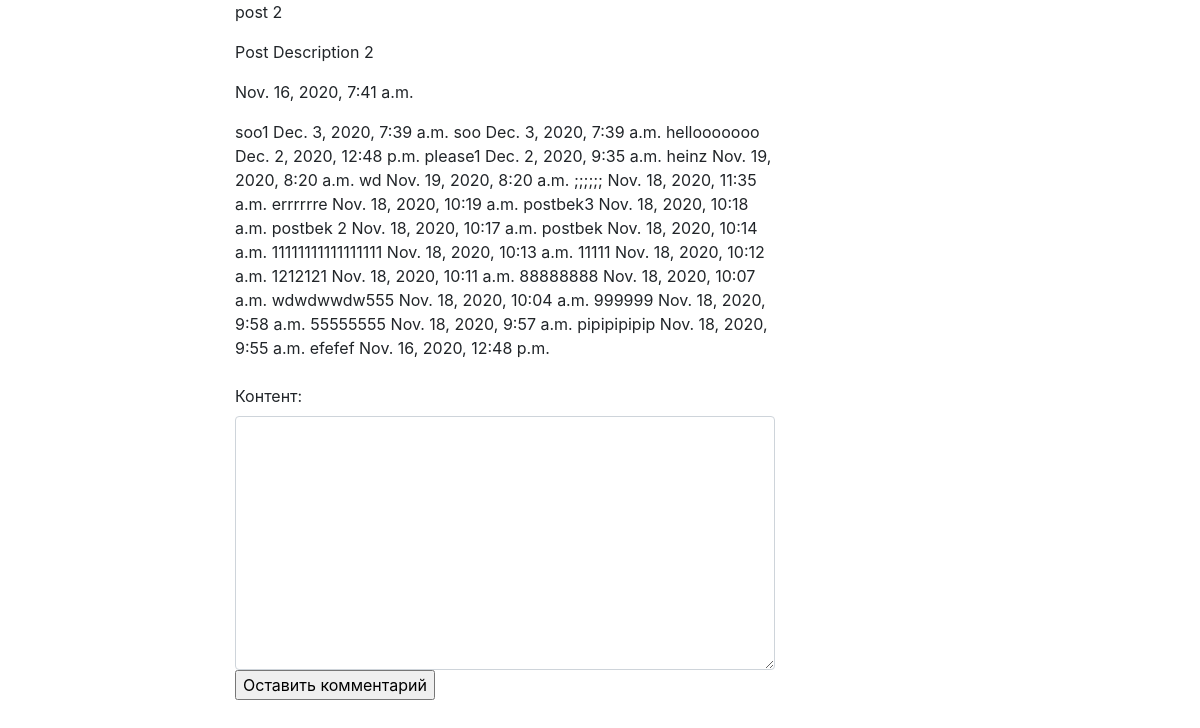
Screenshot of /posts/post-2/ with the database file from the repository.
### posts/models.py (models this page shows, shortened)
class Post(models.Model):
    author = models.ForeignKey(
        User,
        on_delete=models.CASCADE,
        related_name="post_set",
        null=True
    )
    title = models.CharField(max_length=150,
                            verbose_name='Название поста')
    slug = models.SlugField(max_length=150,
                            verbose_name='Слаг поста',
                            blank=True)
    body = models.TextField(blank=True,
                            verbose_name='Описание поста')
    date_pub = models.DateTimeField(auto_now_add=True,
                                    verbose_name='Время создания поста')
    favorite = models.ManyToManyField(
        User,
        related_name="favorite_set",
        blank=True,
        null=True
    )

### comments/models.py (models this page shows, shortened)
class Comment(models.Model):
    user = models.ForeignKey(
        User,
        on_delete=models.CASCADE,
        related_name='user_post',
        verbose_name='Пользователь'
    )
    content = models.TextField(verbose_name='Контент')
    timestamp = models.DateTimeField(auto_now_add=True,
                                    verbose_name='Время создания')
    post = models.ForeignKey(Post, on_delete=models.CASCADE,
                                    related_name='comments',
                                    verbose_name='Посты')
    class Meta:
        ordering = ['-timestamp']

### posts/views.py (the view)
# urls.py: path('<slug:slug>/', PostDetail.as_view(), name='detail'),
class PostDetail(DetailView):
    model = Post
    template_name = 'post_detail.html'
    success_url = reverse_lazy('posts:list')
    def get_context_data(self, **kwargs):
        context = super().get_context_data(**kwargs)
        comment_form = CommentForm(user=self.request.user,
                                    post_id=None)
        context['post'] = self.get_object
        context['comment_form'] = comment_form
        return context

### comments/forms.py (shortened to what this page needs)
class CommentForm(forms.ModelForm):
    def __init__(self, user, post_id, *args, **kwargs):
        super().__init__(*args, **kwargs)
        self.user = user
        self.post_id = post_id
    class Meta:
        model = Comment
        fields = [
            'content'
        ]
        widgets = {
            'content': forms.Textarea(
                attrs={'class': 'form-control'}
            )
        }

### posts/templates/post_detail.html (shortened to what this page needs)
{% extends 'base.html' %}
            {% block content %}
                <p>{{ post.title }}</p>
                <p>{{ post.body }}</p>
                <p>{{ post.date_pub }}</p>
                {% for comment in post.comments.all %}
                    {{ comment.content }}
                    {{ comment.timestamp }}
                {% endfor %}
                <form action="{% url 'comments:create_comment' post_id=post.pk %}" method="post">
                        {{ comment_form }}
                    <input type="submit" value='Оставить комментарий'>
                </form>
                {% endblock %}

### rows the page displays
Post: title "post 2", body "Post Description 2", date_pub "Nov. 16, 2020, 7:41 a.m."
Comment: content "soo1", timestamp "Dec. 3, 2020, 7:39 a.m."
Comment: content "soo", timestamp "Dec. 3, 2020, 7:39 a.m."
Comment: content "hellooooooo", timestamp "Dec. 2, 2020, 12:48 p.m."
Comment: content "please1", timestamp "Dec. 2, 2020, 9:35 a.m."
Comment: content "heinz", timestamp "Nov. 19, 2020, 8:20 a.m."
Comment: content "wd", timestamp "Nov. 19, 2020, 8:20 a.m."
Comment: content ";;;;;;", timestamp "Nov. 18, 2020, 11:35 a.m."
Comment: content "errrrrre", timestamp "Nov. 18, 2020, 10:19 a.m."
Comment: content "postbek3", timestamp "Nov. 18, 2020, 10:18 a.m."
Comment: content "postbek 2", timestamp "Nov. 18, 2020, 10:17 a.m."
Comment: content "postbek", timestamp "Nov. 18, 2020, 10:14 a.m."
Comment: content "11111111111111111", timestamp "Nov. 18, 2020, 10:13 a.m."
Comment: content "11111", timestamp "Nov. 18, 2020, 10:12 a.m."
Comment: content "1212121", timestamp "Nov. 18, 2020, 10:11 a.m."
Comment: content "88888888", timestamp "Nov. 18, 2020, 10:07 a.m."
Comment: content "wdwdwwdw555", timestamp "Nov. 18, 2020, 10:04 a.m."
Comment: content "999999", timestamp "Nov. 18, 2020, 9:58 a.m."
Comment: content "55555555", timestamp "Nov. 18, 2020, 9:57 a.m."
Comment: content "pipipipipip", timestamp "Nov. 18, 2020, 9:55 a.m."
Comment: content "efefef", timestamp "Nov. 16, 2020, 12:48 p.m."
